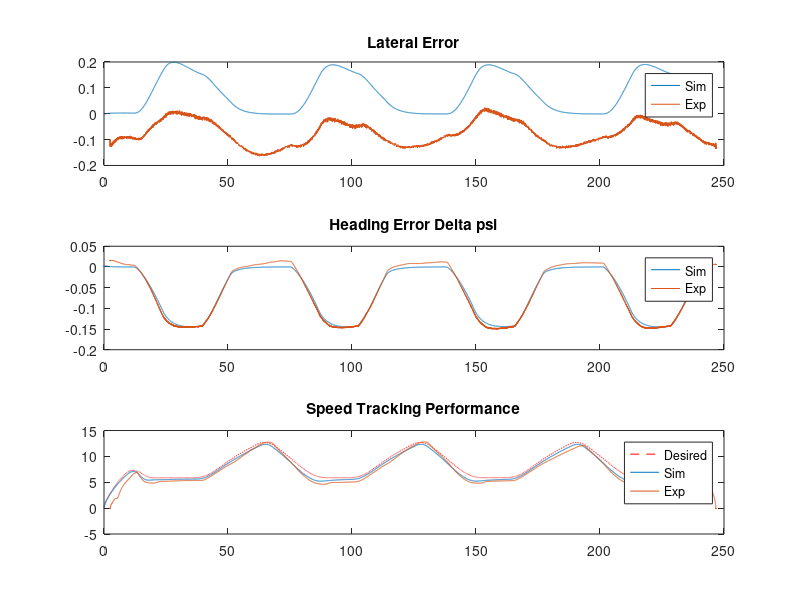
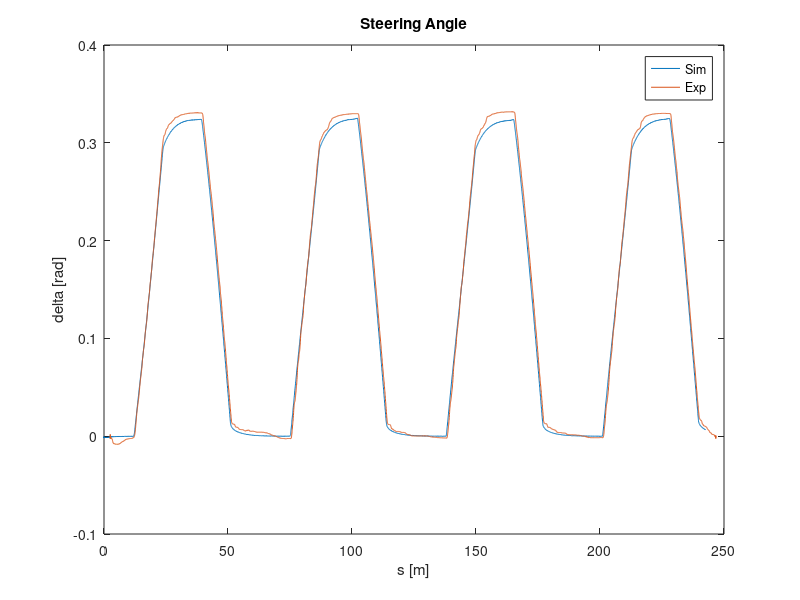
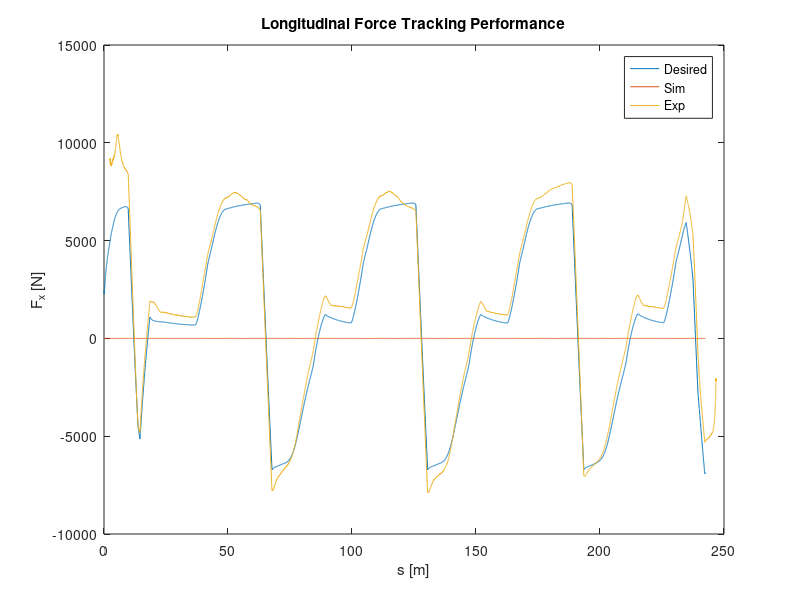

Write MATLAB code to recreate these figures, in order.
%% Project Plotter
clear all, close all, clc

load('project_data.mat');

load('project_lookahead05.mat');
%load('project_pid05.mat');
%load('project_lqr05.mat');

load('simulation_results_lookahead.mat');
%load('simulation_results_pid.mat');
%load('simulation_results_lqr.mat');


figure();

subplot(3,1,1)
plot(s_m_sim,e_m_sim,s_m,e_m);
legend("Sim","Exp");
title("Lateral Error");

subplot(3,1,2)
plot(s_m_sim,dpsi_rad_sim,s_m,dpsi_rad);
legend("Sim","Exp");
title("Heading Error \Delta \psi");

subplot(3,1,3)
plot(s_m_sim,Ux_des,'r--',s_m_sim,Ux_mps_sim,s_m,Ux_mps);
legend("Desired","Sim","Exp");
title("Speed Tracking Performance");

  figure();
plot(s_m_sim,delta_rad_sim,s_m,delta_rad);
legend('Sim', 'Exp');
title("Steering Angle");
ylabel("\delta [rad]");
xlabel("s [m]");

figure()
plot(s_m_sim,Fxcmd_N_sim,s_m_sim,Fx_N_sim,s_m,Fxcmd_N);
legend("Desired","Sim","Exp");
title("Longitudinal Force Tracking Performance");
ylabel("F_x [N]");
xlabel("s [m]");


